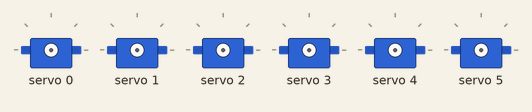
This sketch was run on a simulated Arduino Uno, built with avr-gcc and run on an emulated ATmega328P. On the bench: 6 × servo. What the sketch prints to the serial monitor is not drawn.

Above: at 0.05 s.
At 1.35 s:
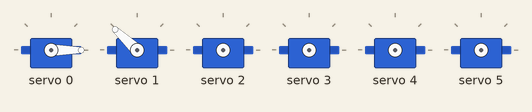
At 2.0 s:
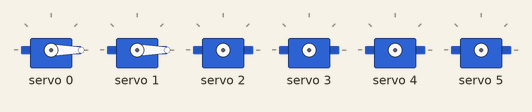
At 2.7 s:
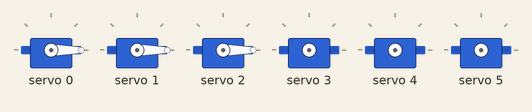
At 4.05 s:
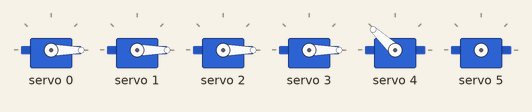
At 5.4 s:
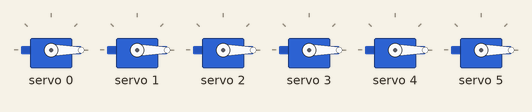
Timing chart, 0 to 7.0 s (numbered marks = the images above):
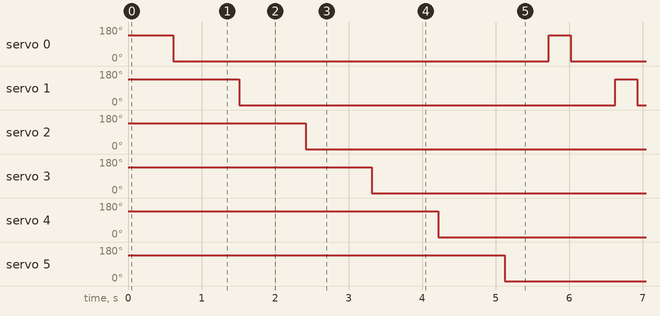

Measured:
- by itself, servo 0–5: alternates 137° for 0.30 s and 0° for 5.1 s

The sketch:

test.ino
```cpp
 /*
  PCA9685-16Channel-12bit-PWM-Servo-Driver
  modified on 16 Dec 2020
  by Amir Mohammad Shojaee @ Electropeak
  Home

  based on Arduino - Adafruit library
*/

#include <Wire.h>
#include <Adafruit_PWMServoDriver.h>

// called this way, it uses the default address 0x40
Adafruit_PWMServoDriver pwm = Adafruit_PWMServoDriver();

#define SERVOMIN  150 // This is the 'minimum' pulse length count (out of 4096)
#define SERVOMAX  600 // This is the 'maximum' pulse length count (out of 4096)
#define USMIN  600 // This is the rounded 'minimum' microsecond length based on the minimum pulse of 150
#define USMAX  2400 // This is the rounded 'maximum' microsecond length based on the maximum pulse of 600
#define SERVO_FREQ 50 // Analog servos run at ~50 Hz updates

// our servo # counter
uint8_t servonum = 0;

void setup() {
  Serial.begin(9600);
  Serial.println("4 channel Servo test!");

  pwm.begin();
  pwm.setOscillatorFrequency(27000000);
  pwm.setPWMFreq(SERVO_FREQ);  // Analog servos run at ~50 Hz updates

  delay(10);
}

// You can use this function if you'd like to set the pulse length in seconds
// e.g. setServoPulse(0, 0.001) is a ~1 millisecond pulse width. It's not precise!
void setServoPulse(uint8_t n, double pulse) {
  double pulselength;

  pulselength = 1000000;   // 1,000,000 us per second
  pulselength /= SERVO_FREQ;   // Analog servos run at ~60 Hz updates
  Serial.print(pulselength); Serial.println(" us per period");
  pulselength /= 4096;  // 12 bits of resolution
  Serial.print(pulselength); Serial.println(" us per bit");
  pulse *= 1000000;  // convert input seconds to us
  pulse /= pulselength;
  Serial.println(pulse);
  pwm.setPWM(n, 0, pulse);
}

void loop() {
  {
  delay(300);
  pwm.setPWM(servonum, 0, 400);
  delay(300);
  pwm.setPWM(servonum, 0, 90);
  delay(300);
  servonum++;
  if (servonum > 5) servonum = 0;
  }
}
```
